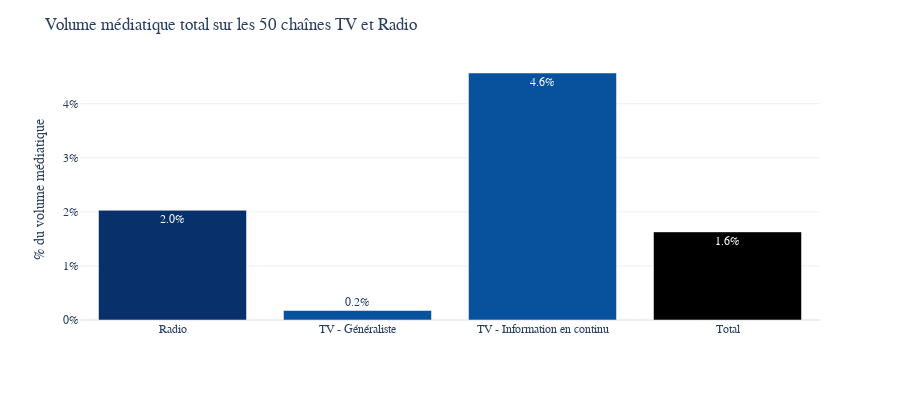

The notebook cell saved with this chart:
### Code cell
fig = px.bar(media_time.reset_index(),x = "index",y = "media_part",height = 400,text_auto = ".1%")
fig.update_layout(yaxis_tickformat='0%',
                  title = "Volume médiatique total sur les 50 chaînes TV et Radio",
                  font_family="Poppins",yaxis_title="% du volume médiatique",xaxis_title = "")
fig.update_traces(marker_color=[COLOR_RADIO,COLOR_TV,COLOR_TV])
fig

### Figure 1 — Plotly figure (JSON) as saved in the notebook; plotly's stock layout.template omitted (floating-point values rounded to 4 significant figures)
{"data": [{"alignmentgroup": "True", "hovertemplate": "index=%{x}<br>media_part=%{y}<extra></extra>", "legendgroup": "", "marker": {"color": ["#08306b", "#08519c", "#08519c"], "pattern": {"shape": ""}}, "name": "", "offsetgroup": "", "orientation": "v", "showlegend": false, "textposition": "auto", "texttemplate": "%{y:.1%}", "x": ["Radio", "TV - Généraliste", "TV - Information en continu", "Total"], "xaxis": "x", "y": [0.0203, 0.001754, 0.04568, 0.0163], "yaxis": "y", "type": "bar"}], "layout": {"xaxis": {"anchor": "y", "domain": [0, 1], "title": {"text": ""}}, "yaxis": {"anchor": "x", "domain": [0, 1], "title": {"text": "% du volume médiatique"}, "tickformat": "0%"}, "legend": {"tracegroupgap": 0}, "margin": {"t": 60}, "barmode": "relative", "height": 400, "font": {"family": "Poppins"}, "title": {"text": "Volume médiatique total sur les 50 chaînes TV et Radio"}}}
